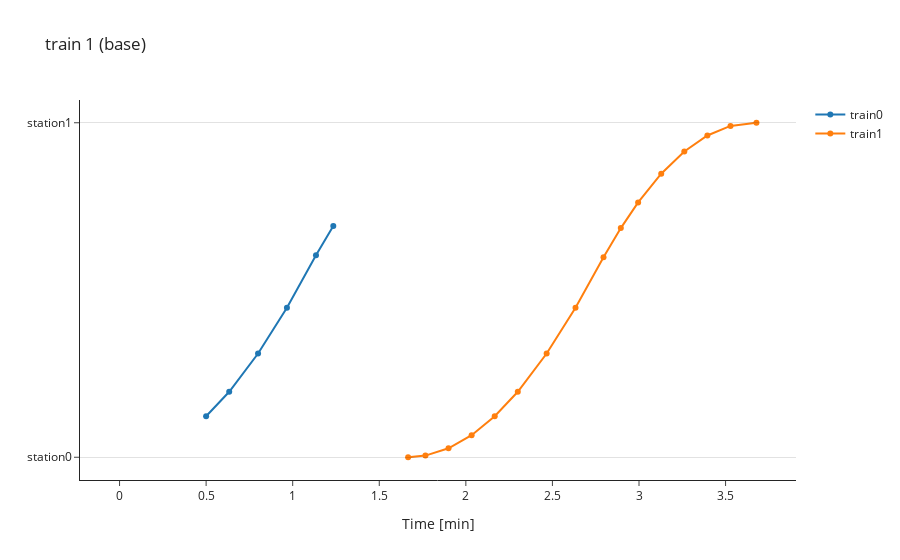

Notebook cell for this chart:
### Markdown cell above
4. Inspect the results

### Code cell
sim.space_time_chart_plotly(train=0, points_to_show=['station'])

### Figure 1 — Plotly figure (JSON) as saved in the notebook; plotly's stock layout.template omitted (floating-point values rounded to 4 significant figures)
{"data": [{"name": "train0", "type": "scatter", "x": [0, 0.1, 0.2333, 0.3667, 0.5, 0.6333, 0.8, 0.9667, 1.134, 1.234, 1.334, 1.468, 1.601, 1.734, 1.868, 2.018], "y": [null, null, null, null, 205.8, 328.9, 520.8, 750.4, 1014, 1161, null, null, null, null, null, null]}, {"name": "train1", "type": "scatter", "x": [1.667, 1.767, 1.9, 2.033, 2.167, 2.3, 2.467, 2.633, 2.795, 2.895, 2.995, 3.128, 3.262, 3.395, 3.528, 3.678], "y": [0, 8.294, 45.07, 111.0, 205.8, 328.9, 520.8, 750.4, 1004, 1151, 1280, 1424, 1536, 1616, 1664, 1680]}], "layout": {"hovermode": "x unified", "shapes": [{"line": {"color": "black", "width": 0.5}, "type": "line", "x0": 0, "x1": 1, "xref": "x domain", "y0": 0, "y1": 0, "yref": "y"}, {"line": {"color": "black", "width": 0.5}, "type": "line", "x0": 0, "x1": 1, "xref": "x domain", "y0": 1680, "y1": 1680, "yref": "y"}], "title": {"text": "train 1 (base)"}, "xaxis": {"title": {"text": "Time [min]"}}, "yaxis": {"tickmode": "array", "ticktext": ["station0", "station1"], "tickvals": [0, 1680]}}}
